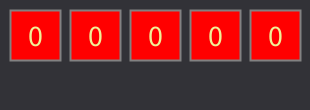
Frame 1 (no input)
Frame 60 (the mouse pressed at the canvas centre just before this capture): identical to frame 1, image omitted
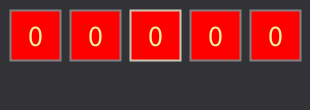
Frame 120 (the mouse held since frame 60 and released just before this capture)

The Processing sketch that drew these frames (run headless with seeded random() and noise(); from frame 60 on, the mouse is pressed at the canvas centre):

// Processing sketch: processing_136117
// ── processing_136117.pde

int AnzahlRechtecke=5;

ClickableRect[] Reschtecke=new ClickableRect[AnzahlRechtecke];

void setup(){
  size(310,110);
  for(int index=0;index<AnzahlRechtecke;index++){
      Reschtecke[index]=new ClickableRect(10+60*index,10,50,50);
  }
  
  }

void draw(){
  background(50,50,55);

  for(int index=0;index<AnzahlRechtecke;index++){
      Reschtecke[index].draw();
  }
}

void mouseClicked(){
  for(int index=0;index<AnzahlRechtecke;index++){
      if(Reschtecke[index].mouseOver()){
          Reschtecke[index].countClick();
      }
  }
}

class ClickableRect{
  int x0,y0,w,h;
  int counter=0;
  color hinterGrundFarbe=color(255,0,0);
  
  public ClickableRect(int x,int y,int newWidth, int newHeight){
    w=newWidth;
    h=newHeight;
    setPosition(x,y);
  }
  
  public void setPosition(int x,int y){
    x0=x;
    y0=y;
  }
  
  public void setColor(int r,int g,int b){
      hinterGrundFarbe=color(r,g,b);
  }
  
  public void draw(){
    fill(hinterGrundFarbe);
    strokeWeight(2);
    if(mouseOver()){
      stroke(200,200,180);
    }else{
      stroke(130,130,130);
    }
    rect(x0,y0,w,h);
    fill(240,240,150);
    textSize(30);
    textAlign(CENTER,CENTER);
    text(counter,x0+w/2,y0+h/2);
  }
  public boolean mouseOver(){
    if(mouseX>=x0&&mouseX<x0+h&&mouseY>=y0&&mouseY<y0+h){
      return true;
    }else{
      return false;
    }
  }
  public void countClick(){
    counter++;
    for(int c=0; c<5;c++){
     Reschtecke[c].setColor(0,0,200);
    } 
    
    for(int i=0; i<4;i++){

for(int j=i+1;j<5;j++){

//Vergleiche Array[i] mit Array[j]!

if(Reschtecke[i].counter==Reschtecke[j].counter){

Reschtecke[i].setColor(255,0,0);

Reschtecke[j].setColor(255,0,0);

} 

}

} 
  }
}
